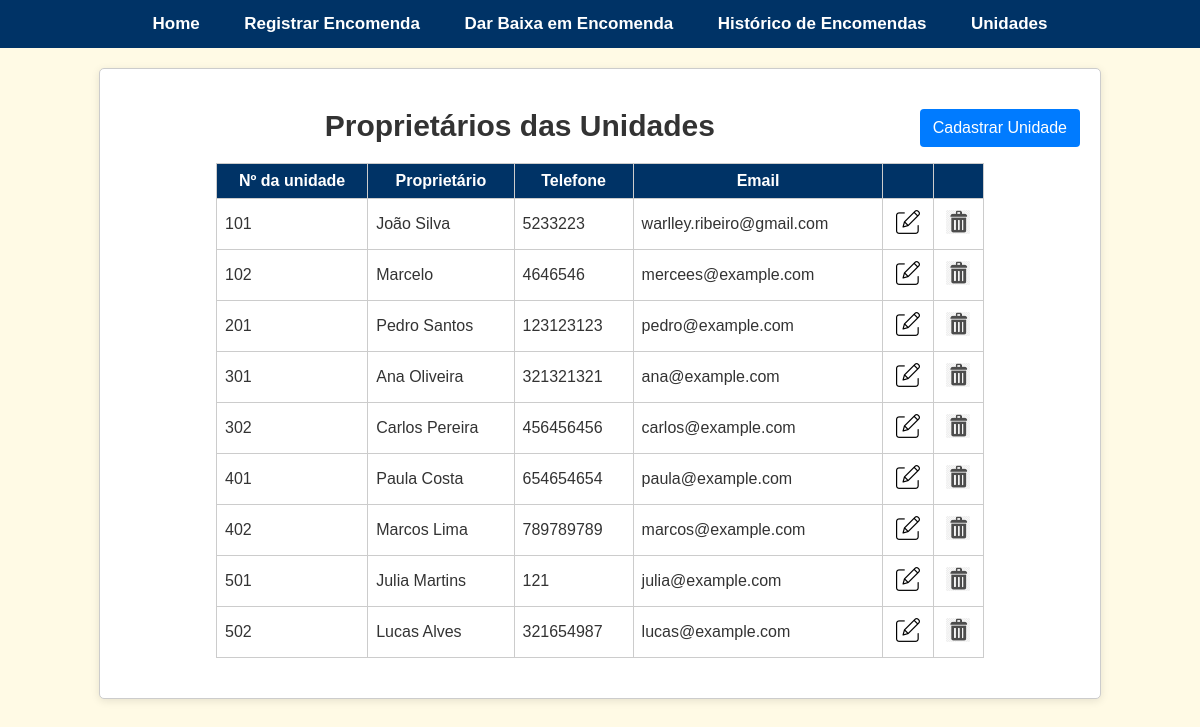
Before: /unidades with the older database file.
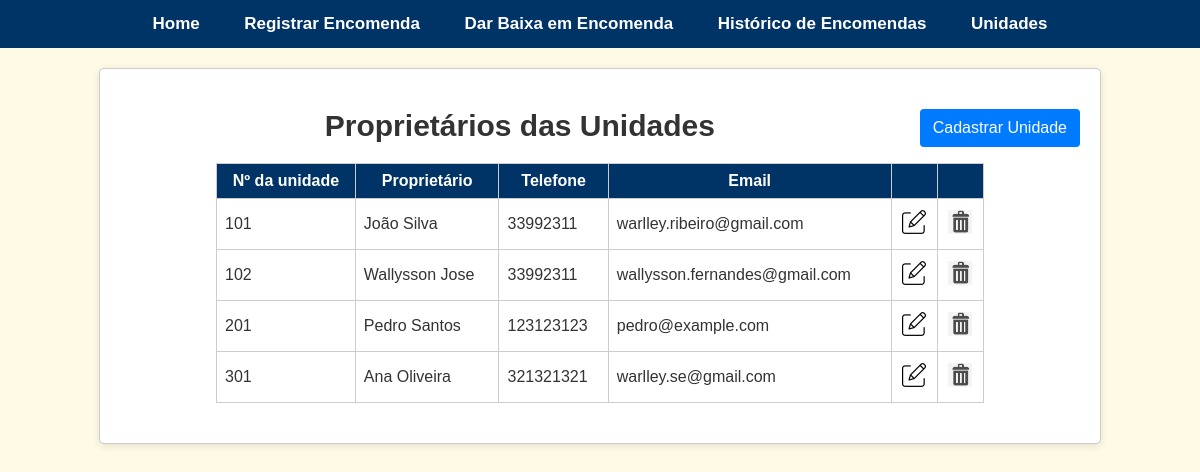
After: the same page with the newer database file.
### app.py (models this page shows)
class Unidade(db.Model):
    id = db.Column(db.Integer, primary_key=True)
    numero = db.Column(db.String(10), unique=True, nullable=False)
    nome_proprietario = db.Column(db.String(100), nullable=False)
    telefone = db.Column(db.String(20), nullable=False)
    email = db.Column(db.String(100), nullable=False)

### app.py (the view)
@app.route("/unidades")
def unidades():
    unidades = Unidade.query.order_by(Unidade.numero).all()
    return render_template("unidades.html", unidades=unidades)

### app.py (called while the page is built)
@app.before_request
def before_request():
    db.create_all()

### templates/unidades.html (shortened to what this page needs)
{% extends "base.html" %}
{% block content %}
    <div class="container">
        <button type="button" class="btn-cadastrar float-right" onclick="location.href='{{ url_for('cadastrar_unidade') }}';">
            Cadastrar Unidade
        </button>
        <h1 class="text-center">Proprietários das Unidades</h1>
        <table class="table">
            <thead>
                <tr>
                    <th>Nº da unidade</th>
                    <th>Proprietário</th>
                    <th>Telefone</th>
                    <th>Email</th>
                    <th></th>
                    <th></th>
                </tr>
            </thead>
            <tbody>
                {% for unidade in unidades %}
                <tr>
                    <td>{{ unidade.numero }}</td>
                    <td>{{ unidade.nome_proprietario }}</td>
                    <td>{{ unidade.telefone }}</td>
                    <td>{{ unidade.email }}</td>
                    <td class="text-center">
                        <a href="{{ url_for('alterar_unidade', id=unidade.id) }}">
                            <img src="{{ url_for('static', filename='editar.png') }}" alt="Editar">
                        </a>
                    </td>
                    <td class="text-center">
                        <a href="{{ url_for('remover_unidade', id=unidade.id) }}" onclick="return confirm('Tem certeza que deseja remover esta unidade?');">
                            <img src="{{ url_for('static', filename='remover.png') }}" alt="Remover Unidade" style="max-width: 24px; max-height: 24px;">
                        </a>
                    </td>
                </tr>
                {% endfor %}
            </tbody>
        </table>
    </div>
{% endblock %}

### templates/base.html (shortened to what this page needs)
<!DOCTYPE html>
<html lang="pt-BR">
<head>
    <link rel="stylesheet" type="text/css" href="{{ url_for('static', filename='css/style.css') }}">
</head>
<body>
    <div class="menu">
        <a href="/">Home</a>
        <a href="{{ url_for('registrar_encomenda') }}">Registrar Encomenda</a>
        <a href="{{ url_for('dar_baixa') }}">Dar Baixa em Encomenda</a>
        <a href="{{ url_for('historico') }}">Histórico de Encomendas</a>
        <a href="{{ url_for('unidades') }}">Unidades</a>
    </div>
    <div class="content">
        {% block content %}{% endblock %}
    </div>
</body>
</html>

### static/css/style.css (style rules this page uses)
body { font-family: Arial, sans-serif; margin: 0; padding: 0; background-color: #FFFAE5; color: #333; }
.menu { background-color: #003366; overflow: hidden; text-align: center; }
.menu a { color: white; padding: 14px 20px; text-decoration: none; font-size: 17px; display: inline-block; font-weight: bold; }
.content { margin: 20px auto; width: 80%; background-color: #fff; padding: 20px; border: 1px solid #ccc; border-radius: 5px; box-shadow: 0 2px 8px rgba(0, 0, 0, 0.1); }
table { margin: 20px auto; width: 80%; border-collapse: collapse; border: 1px solid #ccc; background-color: #fff; }
table th, table td { border: 1px solid #ccc; padding: 8px; }
table th { background-color: #003366; color: white; font-weight: bold; }
.text-center { text-align: center; font-size: 30px; }
.float-right { float: right; }
.btn-submit, .btn-cadastrar { display: inline-block; font-weight: 400; color: #fff; text-align: center; vertical-align: middle; user-select: none; background-color: #007bff; border: 1px solid transparent; padding: .375rem .75rem; font-size: 1rem; line-height: 1.5; border-radius: .25rem; transition: color .15s,background-color .15s,border-color .15s,box-shadow .15s; }

Changed rows visible on the page:
removed Unidade: numero "302", nome_proprietario "Carlos Pereira", telefone "456456456", email "carlos@example.com"
removed Unidade: numero "401", nome_proprietario "Paula Costa", telefone "654654654", email "paula@example.com"
removed Unidade: numero "402", nome_proprietario "Marcos Lima", telefone "789789789", email "marcos@example.com"
removed Unidade: numero "501", nome_proprietario "Julia Martins", telefone "121", email "julia@example.com"
removed Unidade: numero "502", nome_proprietario "Lucas Alves", telefone "321654987", email "lucas@example.com"
changed Unidade "João Silva": telefone "5233223" → "33992311"
changed Unidade: nome_proprietario "Marcelo" → "Wallysson Jose"; telefone "4646546" → "33992311"; email "mercees@example.com" → "wallysson.fernandes@gmail.com"
changed Unidade "Ana Oliveira": email "ana@example.com" → "warlley.se@gmail.com"
